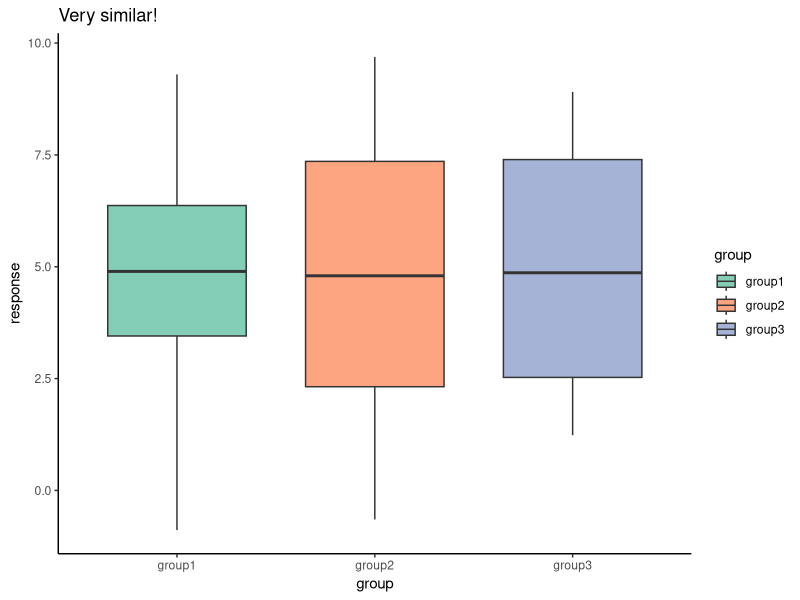
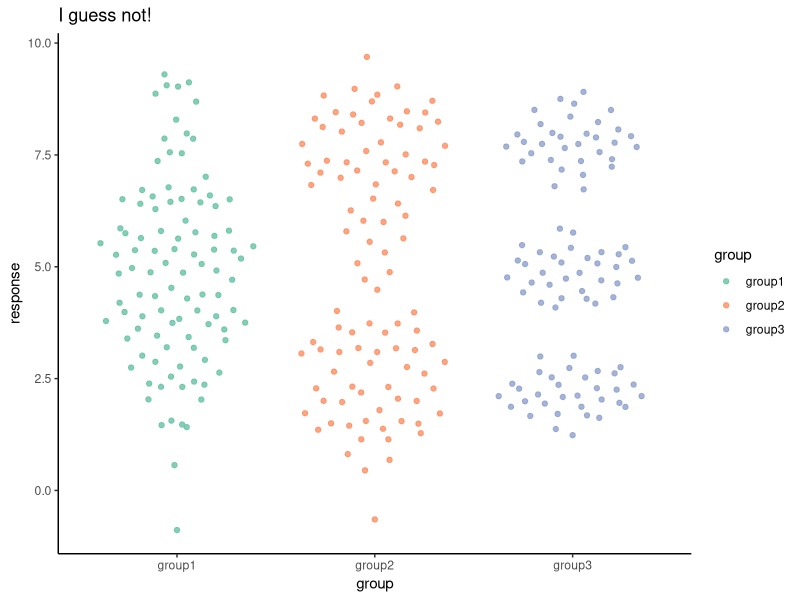
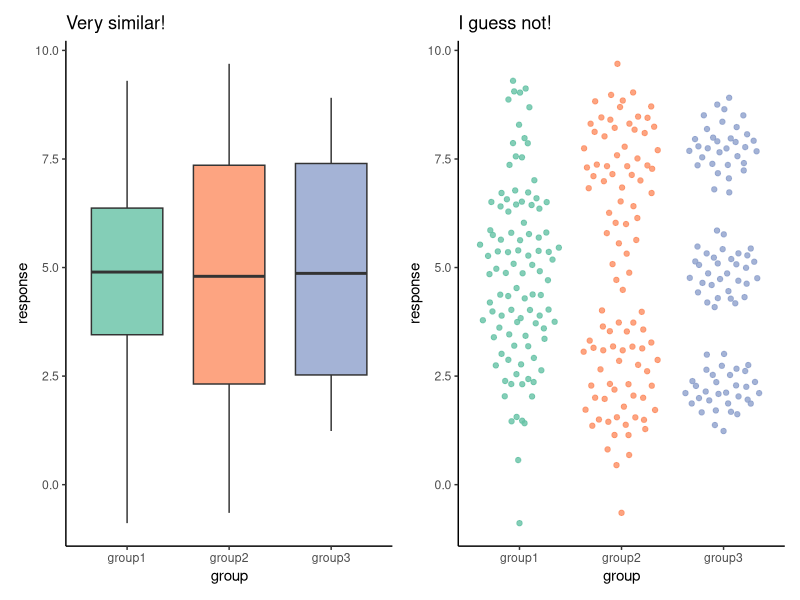
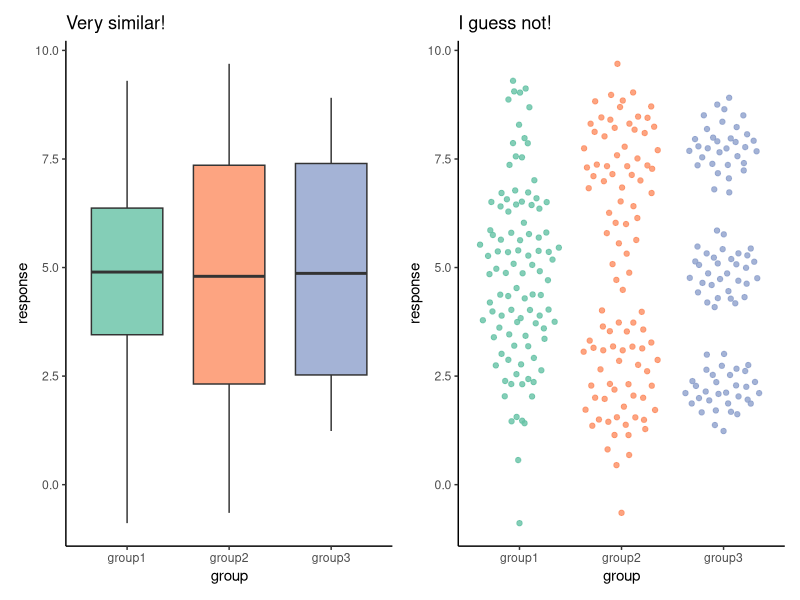
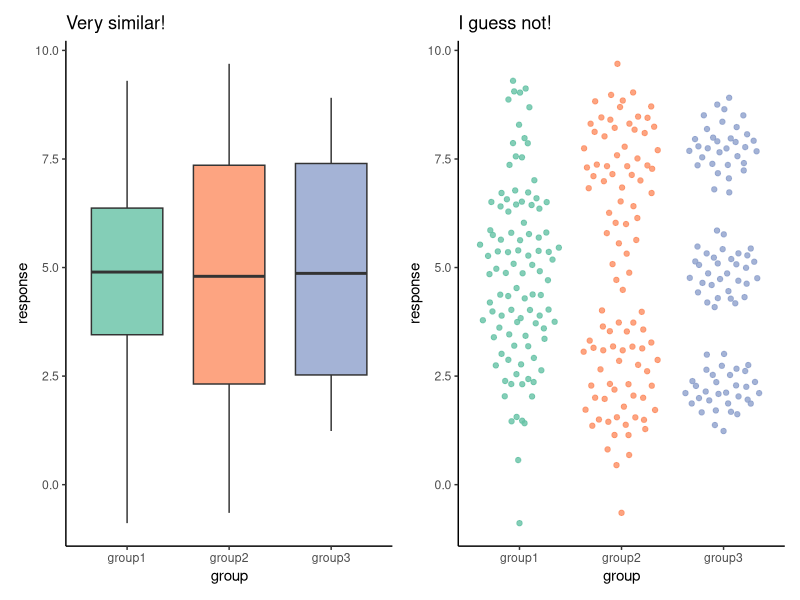

Write the R code that produced these figures, in order.
## ---- chunk 1
knitr::opts_chunk$set(echo = TRUE)
## ---- chunk 2
library(tidyverse)
library(RColorBrewer)
library(ggbeeswarm)

library(patchwork)
## ---- chunk 3
set.seed(666)
## ---- chunk 4
data1 <- data.frame(
  response = rnorm(n = 100, mean = 5, sd = 2)
) %>% 
  mutate(group = "group1")

data2 <- data.frame(
  response = c(
    rnorm(n = 50, mean = 2.5, sd = 1),
    rnorm(n = 50, mean = 7.5, sd = 1)
  )) %>% 
    mutate(group = "group2")

data3 <- data.frame(
  response = c(
    rnorm(n = 33, mean = 2, sd = 0.5),
    rnorm(n = 33, mean = 5, sd = 0.5),
    rnorm(n = 33, mean = 8, sd = 0.5)
  )) %>% 
    mutate(group = "group3")
## ---- chunk 5
Box <- rbind(
  data1, 
  data2,
  data3
) %>% 
  ggplot(aes(x = group, y = response)) +
  geom_boxplot(aes(fill = group), alpha = 0.8, width = 0.7) +
  scale_fill_manual(values = brewer.pal(8, "Set2")) +
  labs(title = "Very similar!") + 
  theme_classic()

Box
## ---- chunk 6
Dots <- rbind(
  data1, 
  data2,
  data3
) %>% 
  ggplot(aes(x = group, y = response)) +
  geom_quasirandom(aes(color = group), alpha = 0.8) +
  scale_color_manual(values = brewer.pal(8, "Set2")) +
  labs(title = "I guess not!") + 
  theme_classic()

Dots
## ---- chunk 7
wrap_plots(
  Box, Dots,
  nrow = 1
) &
  theme(legend.position = "none")

ggsave("../Results/BoxPlots_for_binomial.svg", width = 5, height = 2.5)
ggsave("../Results/BoxPlots_for_binomial.png", width = 5, height = 2.5)
